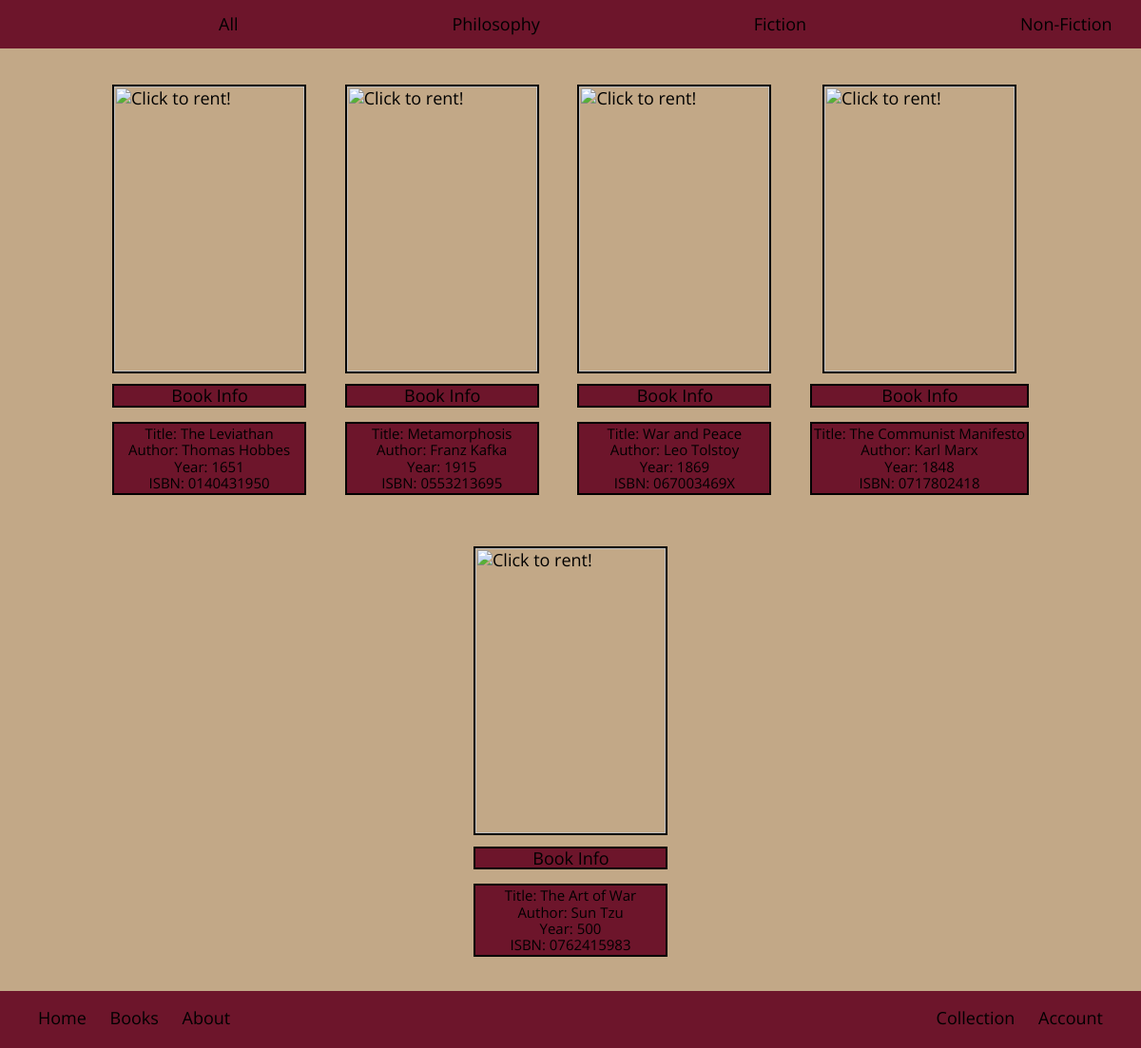
The page /html&php/library.php?genre=3 (signed in) on the database its author committed.
### tables this page shows
CREATE TABLE IF NOT EXISTS `Books`(
    `bookISBN` VARCHAR(10),
    `bookName` VARCHAR(100),
    `bookAuthor` VARCHAR(50),
    `publisher` VARCHAR(100),
    `year` INT,
    `genreID` INT NOT NULL,
    PRIMARY KEY (`bookISBN`)
);

### php/connectToDBAdmin.php (called while the page is built, shortened)
<?php
class NovelConnection {
	private $host = "localhost";
	private $user = "root";
	private $password = "";
	private $database = "NovelReads";
	private $conn;
	function __construct() {
		$this->conn = $this->connect();
	}
	function connect() {
		$conn = mysqli_connect($this->host,$this->user,$this->password,$this->database);
		return $conn;
	}
	function runQuery($query) {
		$result = mysqli_query($this->conn,$query);
		while($row=mysqli_fetch_assoc($result)) {
			$resultset[] = $row;
		}
		if (!empty($resultset))
			return $resultset;
	}
}
?>

### html&php/library.php (the view, shortened to what this page needs)
<?php
    require "../php/connectToDBAdmin.php";
    $handler = new NovelConnection();
?>
<!DOCTYPE html>
<html lang="en">
    <head>
        <link rel="stylesheet" type="text/css" href="../css/normalize.css">
        <link rel="stylesheet" type="text/css" href="../css/library.css">
    </head>
    <div class="nav-bar">
            <ul class="nav-bar">
                <li><a class="link-space" href="./library.php">All</a></li>
                <li><a class="link-space" href="./library.php?genre=1">Philosophy</a></li>
                <li><a class="link-space" href="./library.php?genre=2">Fiction</a></li>
                <li><a class="link-space" href="./library.php?genre=3">Non-Fiction</a></li>
            </ul>
    </div>
    <div class="product-box">
        <?php
            if (!isset($_GET["genre"])) {
                $product_array = $handler->runQuery("SELECT * FROM `Books` ORDER BY 'bookISBN' ASC");
            } else {
                $product_array = $handler->runQuery("SELECT * FROM `Books` WHERE `genreID` = '$_GET[genre]' ORDER BY 'bookISBN' ASC");
            }
            if (!empty($product_array)) {
                foreach($product_array as $key=>$value) {
        ?>
                    <div class="product-inner-img">
                        <form method="post" action="library.php?action=add&ISBN=<?php echo $product_array[$key]["bookISBN"]; ?>">
                            <input title="Click to rent!" class="product-img" type="image" src="https://covers.openlibrary.org/b/isbn/<?php echo $product_array[$key]["bookISBN"];?>-L.jpg"/>
                        </form>
                        <p class="info-link">
                            <span id="info">Book Info</span>
                            <p class="hidden-info">
                                Title: <?php echo $product_array[$key]["bookName"];?></br>
                                Author: <?php echo $product_array[$key]["bookAuthor"];?></br>
                                Year: <?php echo $product_array[$key]["year"];?></br>
                                ISBN: <?php echo $product_array[$key]["bookISBN"];?></br>
                            </p>
                        </p>
                    </div>
            <?php
                }
            }
            ?>
    </div>
    <div class="footer">
            <p class="footer-text-left">
                <a href="./index.php" class="menu">Home</a>
                <a href="./library.php" class="menu">Books</a>
                <a href="./about.php" class="menu">About</a>
            </p>
            <p class="footer-text-right">
                <?php
                if ($_SESSION['success'] == 1) {
                ?>
                    <a href="./collection.php" class="menu">Collection</a>
                <?php
                }?>
                <a href="./accountinfo.php" class="menu">Account</a>
            </p>
    </div>
</html>

### css/library.css (style rules this page uses)
html, body { background-color: #C2A887; font-family: 'Open Sans';font-size: 18px; justify-content: center; }
div.nav-bar { padding: 10px 0px 10px 0px; background-color: #6D152B; }
ul.nav-bar { margin: 0; padding: 5px; justify-content: space-between; overflow: hidden; }
li { padding: 0 0 0 12.5em; display: block; float: left; list-style-type: none; text-decoration: none; }
a.link-space { text-decoration: none; font-size: 18px; color: inherit; width: 100%; transition: 0.5s; }
div.product-box { margin: 20px 100px 60px 100px; text-align: center; height: inherit; }
div.product-inner-img { position: relative; display: inline-block; padding: 1rem 1rem; vertical-align: middle; transition: 0.5s; }
input.product-img { border: 2px solid black; height: 300px; width: 200px; transition: 0.5s; }
p.info-link { border: 2px solid black; background-color: #6D152B; padding: 0px 59px 0px 60px; margin: 10px 0 10px 0; text-decoration: none; color: black; }
p.hidden-info { font-size: 15px; padding: 2px 2px 2px 2px; border: 2px solid black; background-color: #6D152B; text-decoration: none; color: black; transition: 0.5s; }
.footer { position:fixed; bottom:0; width:100%; height: 60px; background-color: #6D152B; }
.footer-text-left { font-size:18px; padding-left:40px; float:left; word-spacing:20px; text-decoration: none; }
.footer-text-right { font-size:18px; padding-right:40px; float:right; word-spacing:20px; text-decoration: none; }
a.menu { text-decoration: none; color: inherit; transition: 0.5s; }

### rows shown on the page
books: bookName "The Leviathan", bookAuthor "Thomas Hobbes", year "1651", bookISBN "0140431950"
books: bookName "Metamorphosis", bookAuthor "Franz Kafka", year "1915", bookISBN "0553213695"
books: bookName "War and Peace", bookAuthor "Leo Tolstoy", year "1869", bookISBN "067003469X"
books: bookName "The Communist Manifesto", bookAuthor "Karl Marx", year "1848", bookISBN "0717802418"
books: bookName "The Art of War", bookAuthor "Sun Tzu", year "500", bookISBN "0762415983"
